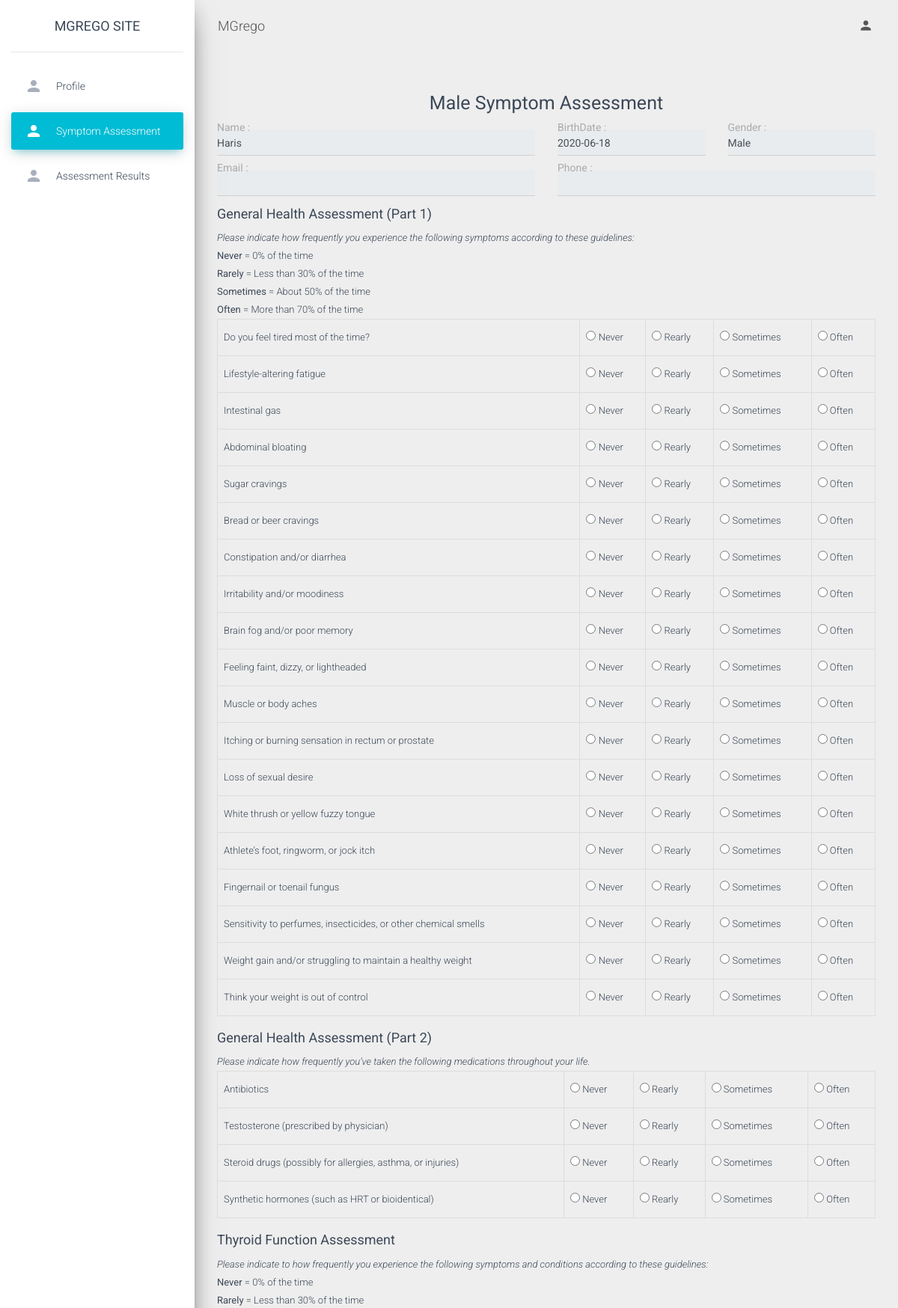
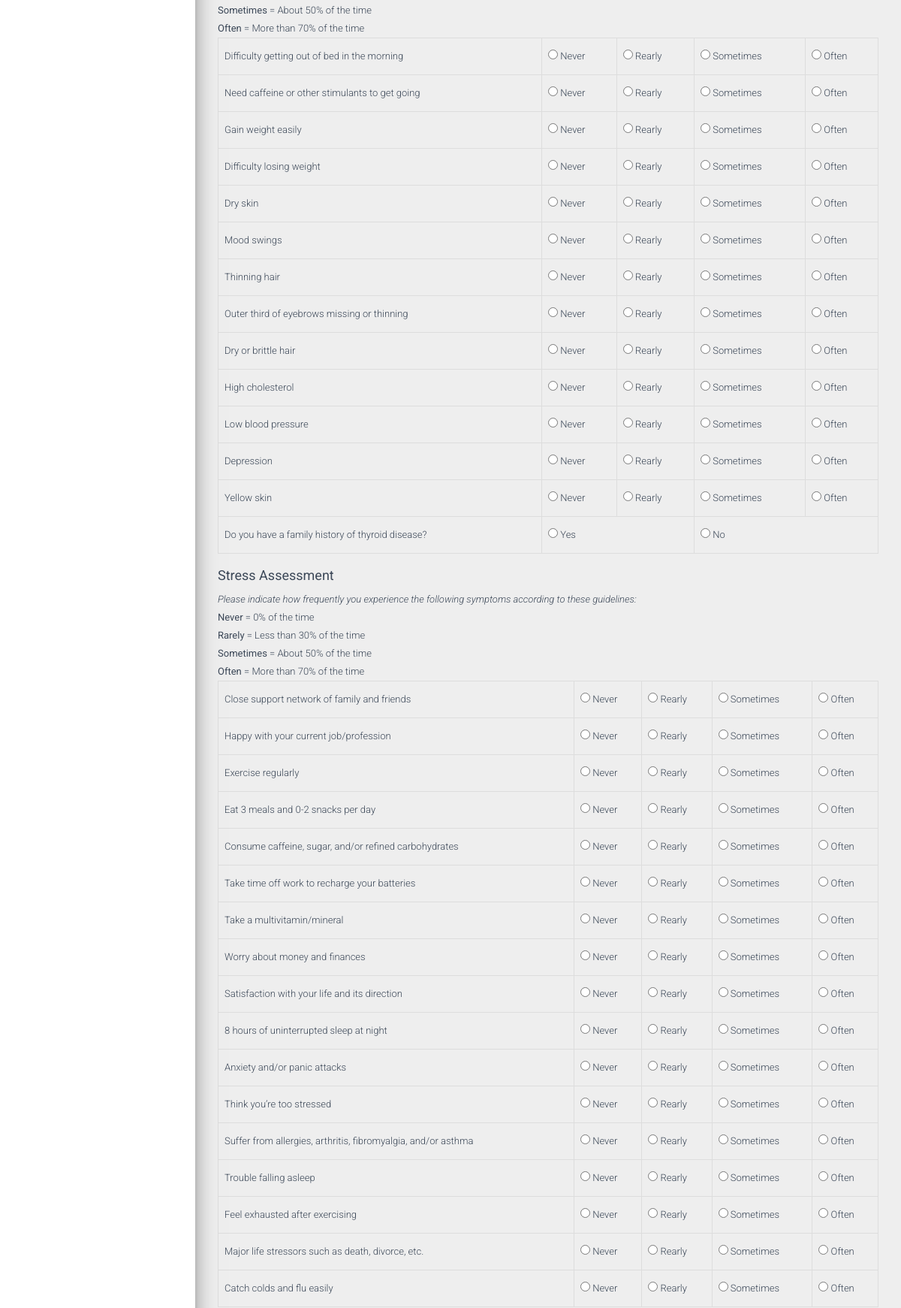
/MaleSymptom.php?id=2 (signed in, upper part), run on the app's committed database (2 pictures, top to bottom).
### tables this page shows
CREATE TABLE `patient` (
  `P_Id` int(11) NOT NULL,
  `P_Name` varchar(255) NOT NULL,
  `P_BirthDate` date DEFAULT NULL,
  `P_Gender` varchar(25) DEFAULT NULL,
  `P_Email` varchar(255) DEFAULT NULL,
  `P_Password` varchar(20) NOT NULL,
  `P_Contact` varchar(20) DEFAULT NULL,
  `P_Address` varchar(255) DEFAULT NULL
);

### MaleSymptom.php (the view, shortened to what the rows shown need)
<?php
include 'header.php';
include 'connection.php';
if((isset($_SESSION['admin'])OR isset($_SESSION['Patient']))AND isset($_GET['id']))
{
$id=$_GET['id'];
$query="Select * from patient where P_Id ='$id'";
$result=mysqli_query($conn,$query);
$row=mysqli_fetch_row($result);
}?>
<div class="content">
    <div class="container-fluid">
        <form method="POST" action="<?php echo 'MaleSubmitAssessment.php?id='.$id?>">
            <div class="row">
                <div class="col-lg-6">
                    <div class="form-group">
                        <label>Name : </label>
                        <?php
                        if(!((isset($_SESSION['admin'])OR isset($_SESSION['Patient']))AND isset($_GET['id'])))
                        {
                        ?>
                        <input type="text" class="form-control" />
                        <?php
                        }else {
                        ?>
                        <input type="text" class="form-control" value="<?=$row[1]?>" readonly/>
                        <?php
                        }
                        ?>
                    </div>
                </div>
                <div class="col-lg-3">
                    <div class="form-group">
                        <label>BirthDate : </label>
                        <?php
                        if(!((isset($_SESSION['admin'])OR isset($_SESSION['Patient']))AND isset($_GET['id'])))
                        {
                        ?>
                        <input type="text" class="form-control" />
                        <?php
                        }else {
                        ?>
                        <input type="text" class="form-control" value="<?=$row[2]?>" readonly/>
                        <?php
                        }
                        ?>
                    </div>
                </div>
                <div class="col-lg-3">
                    <div class="form-group">
                        <label>Gender : </label>
                        <?php
                        if(!((isset($_SESSION['admin'])OR isset($_SESSION['Patient']))AND isset($_GET['id'])))
                        {
                        ?>
                        <input type="text" class="form-control" />
                        <?php
                        }else {
                        ?>
                        <input type="text" class="form-control" value="<?=$row[3]?>" readonly/>
                        <?php
                        }
                        ?>
                    </div>
                </div>
            </div>
        </form>
    </div>
</div>
<?php
include 'footer.php';
?>

### data on the page
patient: P_Name "Haris", P_BirthDate "2020-06-18", P_Gender "Male"
